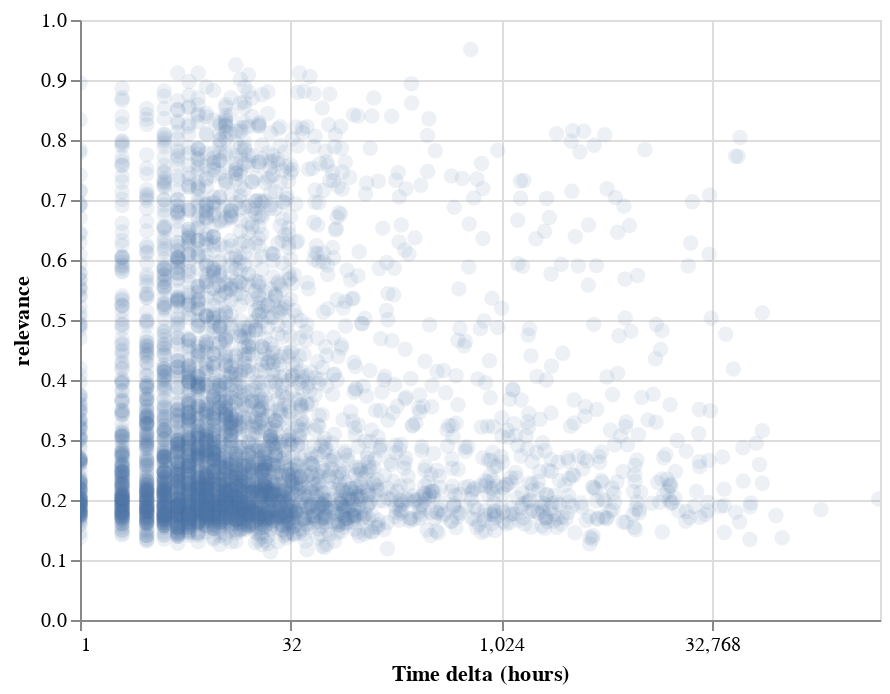

The cell this chart's notebook holds for it:
### Code cell
import altair as alt

# pick random 10% of rows in new dataframe
graph_data = df.sample(frac=0.1, random_state=42)
graph_data = graph_data[graph_data['relevance'].notna() & graph_data['delta'] > 0]

alt.Chart(graph_data).mark_circle(size=60, opacity=0.1).encode(
    x=alt.X('delta', scale=alt.Scale(type='log', base=2), axis=alt.Axis(title='Time delta (hours)', tickCount=5)),
    y='relevance',
    tooltip=['i', 'delta', 'relevance', 'specificity']
).interactive()

### Figure 1 — Vega-Lite specification as saved in the notebook (floating-point values rounded to 4 significant figures; data arrays with more than 128 entries replaced by an {"elided": "..."} marker saying what was removed)
{"config": {"view": {"continuousWidth": 400, "continuousHeight": 300}}, "data": {"name": "data-d73620ac7b12fb9f0dce10181d6154d1"}, "mark": {"type": "circle", "opacity": 0.1, "size": 60}, "encoding": {"tooltip": [{"type": "quantitative", "field": "i"}, {"type": "quantitative", "field": "delta"}, {"type": "quantitative", "field": "relevance"}, {"type": "quantitative", "field": "specificity"}], "x": {"type": "quantitative", "axis": {"tickCount": 5, "title": "Time delta (hours)"}, "field": "delta", "scale": {"base": 2, "type": "log"}}, "y": {"type": "quantitative", "field": "relevance"}}, "selection": {"selector001": {"type": "interval", "bind": "scales", "encodings": ["x", "y"]}}, "$schema": "https://vega.github.io/schema/vega-lite/v4.8.1.json", "datasets": {"data-d73620ac7b12fb9f0dce10181d6154d1": {"elided": "4190 records"}}}
